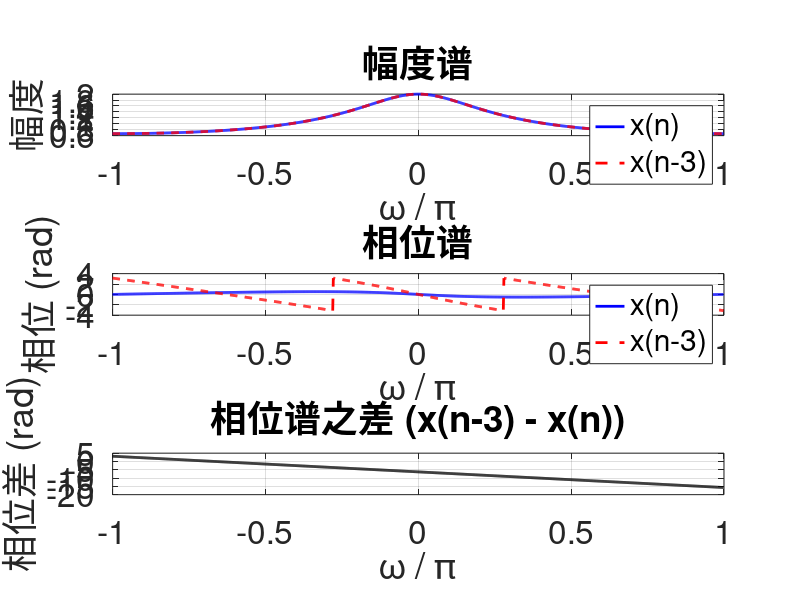

This chart was generated by the following MATLAB code: (Note: this script raises an error after producing the figure.)
clear;
close all;
clc;


% ex09_02.m  |  例9.2 · 时移与频移性质  |  AI 生成，已校验，R2023b
% DTFT时移与频移性质数值验证
% 序列 x(n) = (1/2)^n u(n)
% 频率范围 w ∈ [-pi, pi]

close all; clear;

% 参数设置
N = 30;                     % 序列长度 n = 0,1,...,N
n = 0:N;
x = (1/2).^n;               % 原始序列

% 时移序列 x(n-3)
x_shift3 = zeros(1, N+1);
x_shift3(4:end) = x(1:end-3);   % n>=3 时值为 (1/2)^(n-3)，其余为零

% 频移序列 (-1)^n x(n) = e^{jπ n} x(n)
x_mod = (-1).^n .* x;

% DTFT 频率向量（偶数个点，不含 π 的重复点）
M = 1000;                   % 频率采样点数
w = linspace(-pi, pi, M+1);
w = w(1:M);                 % ω ∈ [-π, π)

% 构造 DTFT 矩阵并计算频谱
X_orig   = x * exp(-1j * n(:) * w);       % 1×M
X_shift3 = x_shift3 * exp(-1j * n(:) * w);
X_mod    = x_mod * exp(-1j * n(:) * w);

%% ---- 时移性质验证：幅度谱、相位谱及相位差 ----
figure('Position', [100, 100, 900, 350*3]);

% 子图1：幅度谱对比
subplot(3,1,1);
plot(w/pi, abs(X_orig),   'b-', 'LineWidth', 2); hold on;
plot(w/pi, abs(X_shift3), 'r--', 'LineWidth', 2); hold off;
grid on;
xlabel('\omega / \pi', 'FontSize', 24);
ylabel('幅度', 'FontSize', 24);
title('幅度谱', 'FontSize', 24);
legend('x(n)', 'x(n-3)', 'FontSize', 24, 'Location', 'best');
set(gca, 'FontSize', 24);

% 子图2：相位谱对比
subplot(3,1,2);
plot(w/pi, angle(X_orig),   'b-', 'LineWidth', 2); hold on;
plot(w/pi, angle(X_shift3), 'r--', 'LineWidth', 2); hold off;
grid on;
xlabel('\omega / \pi', 'FontSize', 24);
ylabel('相位 (rad)', 'FontSize', 24);
title('相位谱', 'FontSize', 24);
legend('x(n)', 'x(n-3)', 'FontSize', 24, 'Location', 'best');
set(gca, 'FontSize', 24);

% 子图3：相位差
phase_diff = unwrap(angle(X_shift3) - angle(X_orig));
subplot(3,1,3);
plot(w/pi, phase_diff, 'k-', 'LineWidth', 2);
grid on;
xlabel('\omega / \pi', 'FontSize', 24);
ylabel('相位差 (rad)', 'FontSize', 24);
title('相位谱之差 (x(n-3) - x(n))', 'FontSize', 24);
set(gca, 'FontSize', 24);

%% ---- 频移性质验证 ----
figure('Position', [100, 100, 900, 350*2]);

% 子图1：原始与调制信号幅度谱直接对比
subplot(2,1,1);
plot(w/pi, abs(X_orig), 'b-', 'LineWidth', 2); hold on;
plot(w/pi, abs(X_mod),  'r--', 'LineWidth', 2); hold off;
grid on;
xlabel('\omega / \pi', 'FontSize', 24);
ylabel('幅度', 'FontSize', 24);
title('幅度谱：x(n) 与 (-1)^n x(n)', 'FontSize', 24);
legend('|X(e^{j\omega})|', '|X(e^{j(\omega-\pi)})|', ...
       'FontSize', 24, 'Location', 'best');
set(gca, 'FontSize', 24);

% 子图2：频移 π（循环移位半个频段）后的原始频谱与调制频谱比较
X_orig_shifted = circshift(X_orig, M/2);   % ω → ω-π 对应的离散循环移位
subplot(2,1,2);
plot(w/pi, abs(X_orig_shifted), 'k-', 'LineWidth', 2); hold on;
plot(w/pi, abs(X_mod),          'r--', 'LineWidth', 2); hold off;
grid on;
xlabel('\omega / \pi', 'FontSize', 24);
ylabel('幅度', 'FontSize', 24);
title('循环移位后的原始频谱与调制信号频谱', 'FontSize', 24);
legend('循环移位后的|X|', '|调制信号频谱|', ...
       'FontSize', 24, 'Location', 'best');
set(gca, 'FontSize', 24);

% 计算并显示最大绝对误差
max_err = max(abs( abs(X_orig_shifted) - abs(X_mod) ));
disp(['循环移位频谱与调制频谱幅度的最大绝对误差 = ', num2str(max_err)]);
